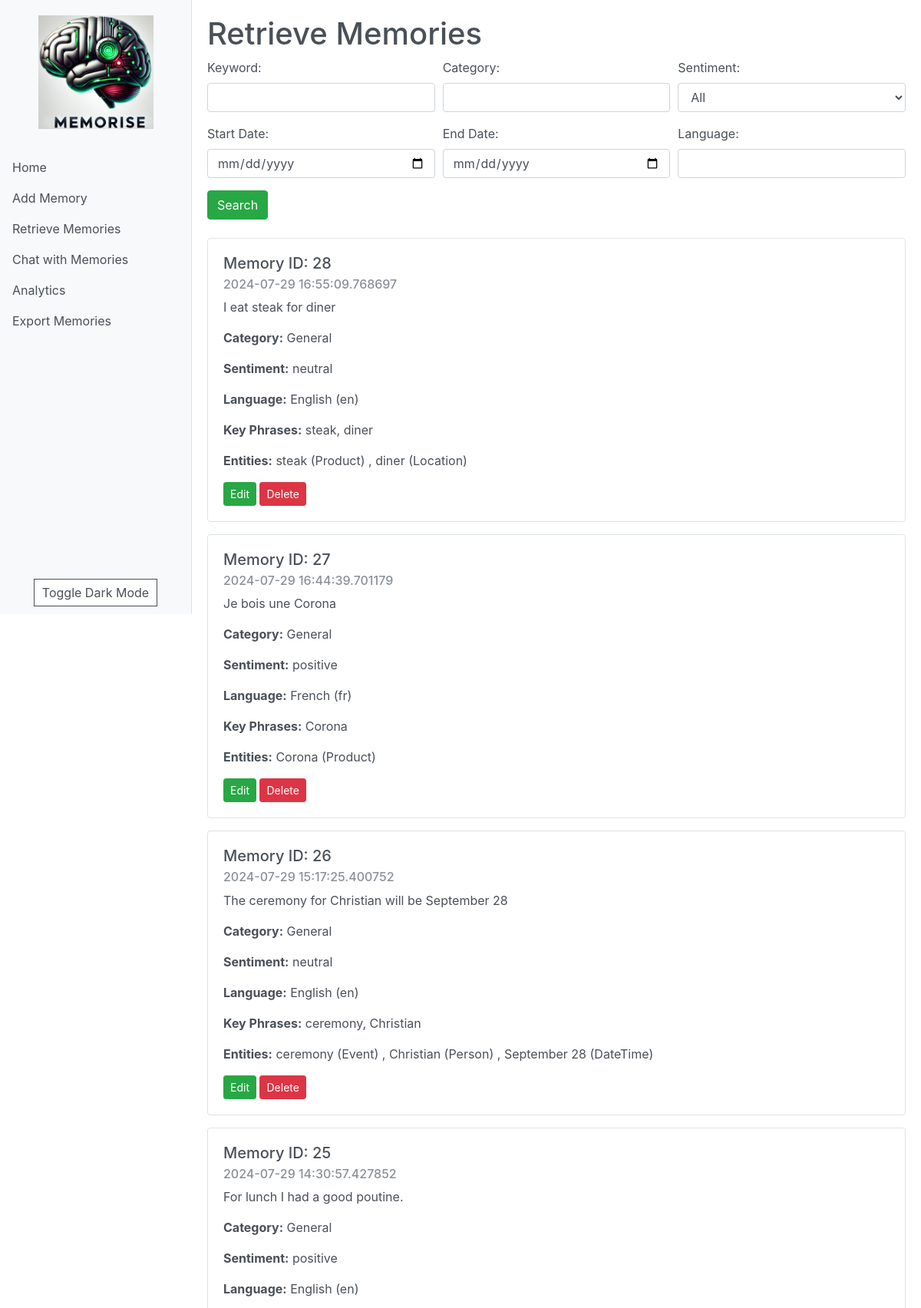
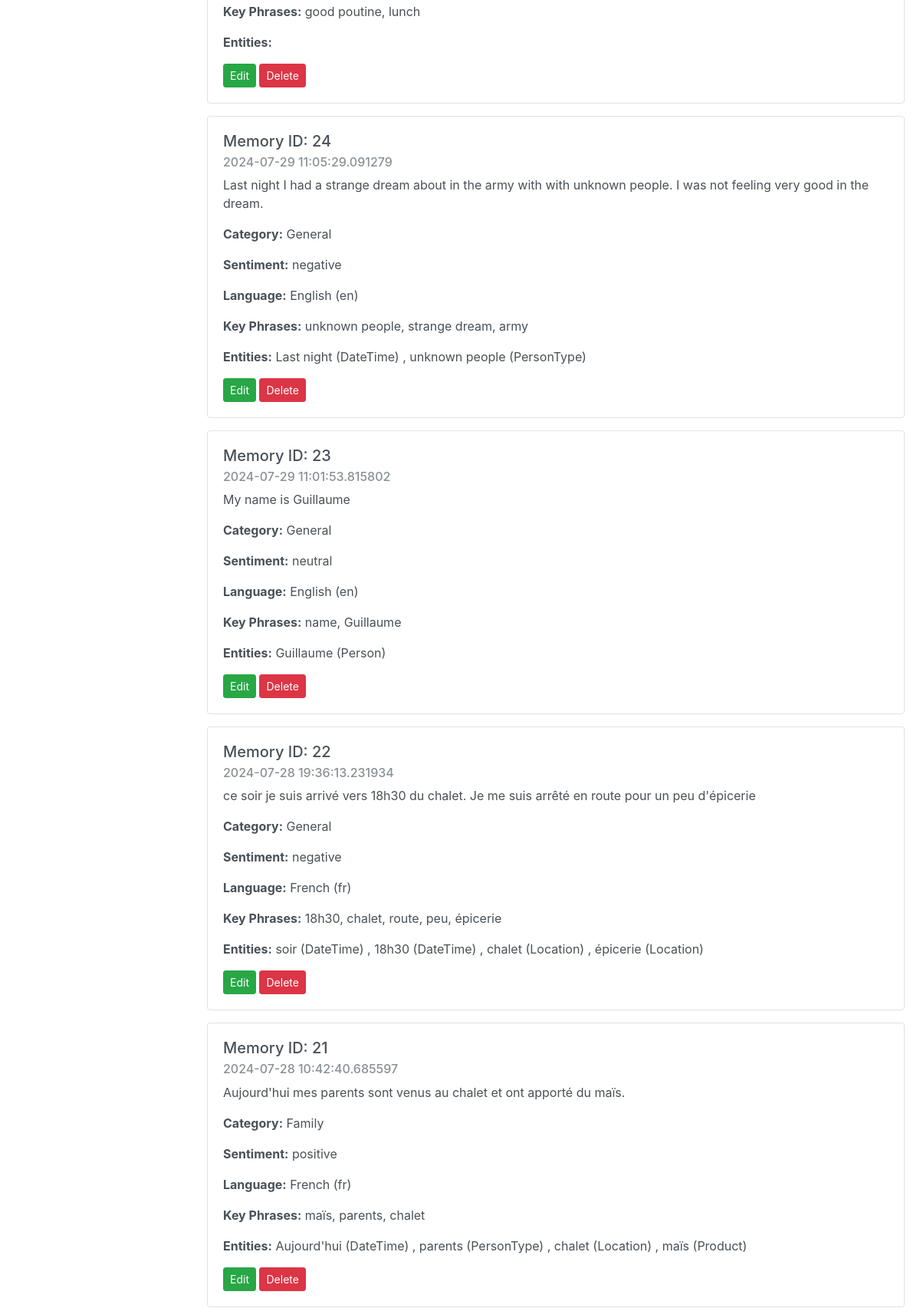
The app's page /retrieve_memories (upper part) with its own data (2 pictures, top to bottom).
### app/models/memory.py (models this page shows, shortened)
class Memory(db.Model):
    id = db.Column(db.Integer, primary_key=True)
    content = db.Column(db.Text, nullable=False)
    timestamp = db.Column(db.DateTime, default=datetime.utcnow)
    category = db.Column(db.String(50))
    sentiment = db.Column(db.String(20))
    sentiment_scores = db.Column(db.Text)
    entities = db.Column(db.Text)
    key_phrases = db.Column(db.Text)
    language = db.Column(db.String(50))
    language_code = db.Column(db.String(10))

### app/routes/memory_routes.py (the view)
@bp.route('/retrieve_memories', methods=['GET', 'POST'])
def retrieve_memories_route():
    if request.method == 'POST':
        keyword = request.form.get('keyword', '')
        category = request.form.get('category', '')
        start_date = request.form.get('start_date', '')
        end_date = request.form.get('end_date', '')
        sentiment = request.form.get('sentiment', '')
        language = request.form.get('language', '')
        memories = retrieve_memories(keyword, category, start_date, end_date, sentiment, language)
    else:
        memories = retrieve_memories()
    return render_template('retrieve_memories.html', memories=memories)

### app/services/memory_service.py (called while the page is built)
def retrieve_memories(keyword=None, category=None, start_date=None, end_date=None, sentiment=None, language=None, memory_id=None):
    query = Memory.query
    if memory_id:
        query = query.filter(Memory.id == memory_id)
    if keyword:
        query = query.filter(Memory.content.like(f'%{keyword}%'))
    if category:
        query = query.filter(Memory.category == category)
    if start_date:
        query = query.filter(Memory.timestamp >= start_date)
    if end_date:
        query = query.filter(Memory.timestamp <= end_date)
    if sentiment:
        query = query.filter(Memory.sentiment == sentiment)
    if language:
        query = query.filter(Memory.language == language)
    return query.order_by(Memory.timestamp.desc()).all()

### templates/retrieve_memories.html (shortened to what this page needs)
{% extends "base.html" %}
{% block content %}
<h1>Retrieve Memories</h1>
<form method="POST" class="mb-4">
    <div class="form-row">
        <div class="form-group col-md-4">
            <label for="keyword">Keyword:</label>
            <input type="text" class="form-control" id="keyword" name="keyword">
        </div>
        <div class="form-group col-md-4">
            <label for="category">Category:</label>
            <input type="text" class="form-control" id="category" name="category">
        </div>
        <div class="form-group col-md-4">
            <label for="sentiment">Sentiment:</label>
            <select class="form-control" id="sentiment" name="sentiment">
                <option value="">All</option>
            </select>
        </div>
    </div>
    <div class="form-row">
        <div class="form-group col-md-4">
            <label for="start_date">Start Date:</label>
            <input type="date" class="form-control" id="start_date" name="start_date">
        </div>
        <div class="form-group col-md-4">
            <label for="end_date">End Date:</label>
            <input type="date" class="form-control" id="end_date" name="end_date">
        </div>
        <div class="form-group col-md-4">
            <label for="language">Language:</label>
            <input type="text" class="form-control" id="language" name="language">
        </div>
    </div>
    <button type="submit" class="btn btn-success">Search</button>
</form>
{% if memories %}
    {% for memory in memories %}
        <div class="card mb-3">
            <div class="card-body">
                <h5 class="card-title">Memory ID: {{ memory.id }}</h5>
                <h6 class="card-subtitle mb-2 text-muted">{{ memory.timestamp }}</h6>
                <p class="card-text">{{ memory.content }}</p>
                <p><strong>Category:</strong> {{ memory.category }}</p>
                <p><strong>Sentiment:</strong> {{ memory.sentiment }}</p>
                <p><strong>Language:</strong> {{ memory.language }} ({{ memory.language_code }})</p>
                <p><strong>Key Phrases:</strong>
                    {% set key_phrases = memory.key_phrases | from_json %}
                    {% if key_phrases is string %}
                        {{ key_phrases }}
                    {% else %}
                        {{ ', '.join(key_phrases) }}
                    {% endif %}
                </p>
                <p><strong>Entities:</strong>
                    {% set entities = memory.entities | from_json %}
                    {% if entities is string %}
                        {{ entities }}
                    {% elif entities is iterable %}
                        {% for entity in entities %}
                            {% if entity is mapping %}
                                {{ entity.get('text', '') }} ({{ entity.get('category', '') }})
                            {% elif entity is string %}
                                {{ entity }}
                            {% elif entity is iterable and entity is not string %}
                                {% set entity_text = entity[0] if entity else '' %}
                                {% set entity_category = entity[1] if entity|length > 1 else '' %}
                                {{ entity_text }}
                                {%- if entity_category and entity_category != entity_text and entity_category != '' %} ({{ entity_category }}){% endif %}
                            {% else %}
                                {{ entity }}
                            {% endif %}
                            {% if not loop.last %}, {% endif %}
                        {% endfor %}
                    {% else %}
                        Unable to display entities
                    {% endif %}
                </p>
                <a href="{{ url_for('memory.update_memory_route', memory_id=memory.id) }}" class="btn btn-success btn-sm">Edit</a>
                <form action="{{ url_for('memory.delete_memory_route', memory_id=memory.id) }}" method="POST" style="display: inline;">
                    <button type="submit" class="btn btn-danger btn-sm" onclick="return confirm('Are you sure you want to delete this memory?')">Delete</button>
                </form>
            </div>
        </div>
    {% endfor %}
{% else %}
    <p>No memories found.</p>
{% endif %}
{% endblock %}

### templates/base.html (shortened to what this page needs)
<!DOCTYPE html>
<html lang="en">
<head>
    <link rel="stylesheet" href="https://stackpath.bootstrapcdn.com/bootstrap/4.5.2/css/bootstrap.min.css">
</head>
<body>
    <div class="sidebar">
        <div class="logo">
            <a href="{{ url_for('main.index') }}">
                <img src="{{ url_for('static', filename='images/logo.png') }}" alt="Memorise Logo" class="img-fluid">
            </a>
        </div>
        <ul class="nav flex-column">
            <li class="nav-item">
                <a class="nav-link" href="{{ url_for('main.index') }}">Home</a>
            </li>
            <li class="nav-item">
                <a class="nav-link" href="{{ url_for('memory.add_memory_route') }}">Add Memory</a>
            </li>
            <li class="nav-item">
                <a class="nav-link" href="{{ url_for('memory.retrieve_memories_route') }}">Retrieve Memories</a>
            </li>
            <li class="nav-item">
                <a class="nav-link" href="{{ url_for('memory.chat_with_memories_route') }}">Chat with Memories</a>
            </li>
            <li class="nav-item">
                <a class="nav-link" href="{{ url_for('analytics.analytics') }}">Analytics</a>
            </li>
            <li class="nav-item">
                <a class="nav-link" href="{{ url_for('export.export_memories_route') }}">Export Memories</a>
            </li>
        </ul>
        <div class="dark-mode-toggle">
            <button id="darkModeToggle">Toggle Dark Mode</button>
        </div>
    </div>
    <div class="content">
        {% block content %}{% endblock %}
    </div>
</body>
</html>

### templates/base.html (style rules this page uses)
:root { --bg-color: #ffffff; --text-color: #495057; --sidebar-bg: #f8f9fa; --sidebar-border: #dee2e6; --hover-bg: #e9ecef; --card-bg: #ffffff; --card-border: #dee2e6; }
body { background-color: var(--bg-color); color: var(--text-color); transition: background-color 0.3s, color 0.3s; }
.card { background-color: var(--card-bg); border-color: var(--card-border); color: var(--text-color); }
.card-subtitle { color: var(--text-color); opacity: 0.8; }
.sidebar { height: 100vh; width: 250px; position: fixed; top: 0; left: 0; padding-top: 20px; background-color: var(--sidebar-bg); border-right: 1px solid var(--sidebar-border); display: flex; flex-direction: column; }
.sidebar .logo { text-align: center; margin-bottom: 30px; }
.sidebar .logo img { width: 150px; height: auto; }
.content { margin-left: 250px; padding: 20px; }
.nav-link { color: var(--text-color); }
.dark-mode-toggle { margin-top: auto; padding: 10px; text-align: center; }
.dark-mode-toggle button { background-color: var(--bg-color); color: var(--text-color); border: 1px solid var(--text-color); padding: 5px 10px; cursor: pointer; }

### records on screen
Memory: id "28", timestamp "2024-07-29 16:55:09.768697", content "I eat steak for diner", category "General", sentiment "neutral", language "English", language_code "en", value "steak, diner", entities "steak" "diner", entities "Product" "Location"
Memory: id "27", timestamp "2024-07-29 16:44:39.701179", content "Je bois une Corona", category "General", sentiment "positive", language "French", language_code "fr", value "Corona", entities "Corona", entities "Product"
Memory: id "26", timestamp "2024-07-29 15:17:25.400752", content "The ceremony for Christian will be September 28", category "General", sentiment "neutral", language "English", language_code "en", value "ceremony, Christian", entities "ceremony" "Christian" "September 28", entities "Event" "Person" "DateTime"
Memory: id "25", timestamp "2024-07-29 14:30:57.427852", content "For lunch I had a good poutine.", category "General", sentiment "positive", language "English", language_code "en", value "good poutine, lunch"
Memory: id "24", timestamp "2024-07-29 11:05:29.091279", content "Last night I had a strange dream about in the army with with unknown people. I was not feeling very good in the dream.", category "General", sentiment "negative", language "English", language_code "en", value "unknown people, strange dream, army", entities "Last night" "unknown people", entities "DateTime" "PersonType"
Memory: id "23", timestamp "2024-07-29 11:01:53.815802", content "My name is Guillaume", category "General", sentiment "neutral", language "English", language_code "en", value "name, Guillaume", entities "Guillaume", entities "Person"
Memory: id "22", timestamp "2024-07-28 19:36:13.231934", content "ce soir je suis arrivé vers 18h30 du chalet. Je me suis arrêté en route pour un peu d'épicerie", category "General", sentiment "negative", language "French", language_code "fr", value "18h30, chalet, route, peu, épicerie", entities "soir" "18h30" "chalet" "épicerie", entities "DateTime" "DateTime" "Location" "Location"
Memory: id "21", timestamp "2024-07-28 10:42:40.685597", content "Aujourd'hui mes parents sont venus au chalet et ont apporté du maïs.", category "Family", sentiment "positive", language "French", language_code "fr", value "maïs, parents, chalet", entities "Aujourd'hui" "parents" "chalet" "maïs", entities "DateTime" "PersonType" "Location" "Product"
